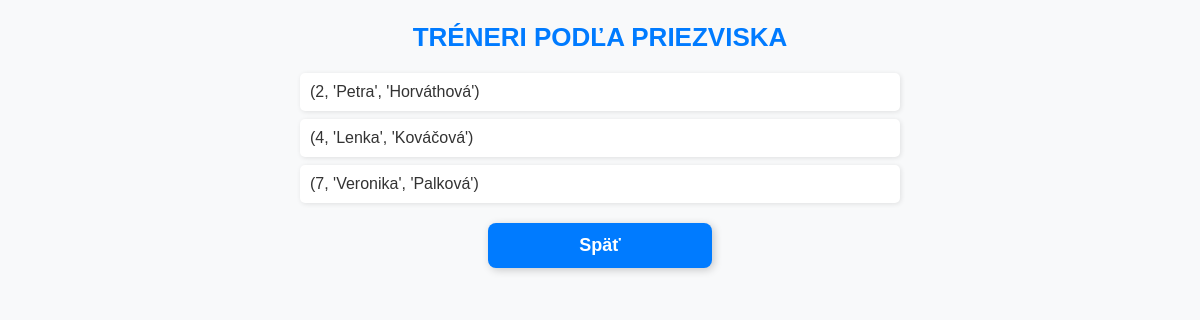
The page /treneri_priezvisko on the database its author committed.
### tables this page shows
CREATE TABLE Treneri (
    ID_trenera INTEGER PRIMARY KEY,
    Meno TEXT NOT NULL,
    Priezvisko TEXT NOT NULL,
    Specializacia TEXT,
    Telefon TEXT
, Heslo TEXT);

### ssss8.py (the view)
@app.route('/treneri_priezvisko')
def treneri_priezvisko():
    query = "SELECT * FROM Treneri_Priezvisko_View"
    data = query_db(query)
    return render_template("treneri_priezvisko.html", data=data)

### ssss8.py (called while the page is built)
def pripoj_db():
    conn = sqlite3.connect("kurzy.db")
    return conn

def query_db(query, args=(), commit=False):
    conn = pripoj_db()
    cursor = conn.cursor()
    cursor.execute(query, args)
    if commit:
        conn.commit()
        conn.close()
        return
    data = cursor.fetchall()
    conn.close()
    return data

### templates/treneri_priezvisko.html (shortened to what this page needs)
<!DOCTYPE html>
<html>
<head>
    <link rel="stylesheet" href="{{ url_for('static', filename='main.css') }}">
</head>
<body>
    <h2>Tréneri podľa priezviska</h2>
    <ul>
        {% for trener in data %}
            <li>{{ trener }}</li>
        {% endfor %}
    </ul>
    <a href="/" class="button-spat">Späť</a>
</body>
</html>

### static/main.css (style rules this page uses)
body { font-family: Arial, sans-serif; background-color: #f8f9fa; color: #333; text-align: center; }
h2 { font-size: 26px; color: #007bff; margin-bottom: 20px; text-transform: uppercase; }
ul { list-style-type: none; padding: 0; max-width: 600px; margin: 0 auto; text-align: left; }
li { background: white; padding: 10px; margin: 8px 0; border-radius: 5px; box-shadow: 1px 1px 5px rgba(0, 0, 0, 0.1); }
button, .button-spat, .button { display: block; width: 200px; text-align: center; margin: 20px auto; padding: 12px; font-size: 18px; color: white; background-color: #007bff; border-radius: 8px; text-decoration: none; font-weight: bold; box-shadow: 2px 2px 8px rgba(0, 0, 0, 0.2); cursor: pointer; }

### rows shown on the page
Treneri: trener "(2, 'Petra', 'Horváthová')"
Treneri: trener "(4, 'Lenka', 'Kováčová')"
Treneri: trener "(7, 'Veronika', 'Palková')"
